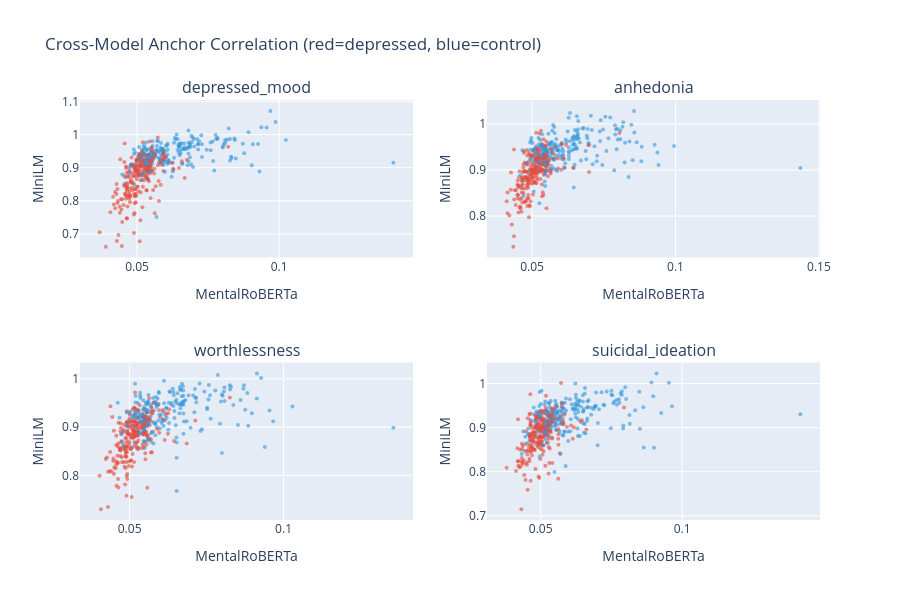

Notebook code cell kept with this figure:
### Code cell
# Scatter plots for top 4 anchors
top_anchors = corr_df.nlargest(4, 'pearson_r')['anchor'].tolist()
fig = make_subplots(rows=2, cols=2, subplot_titles=top_anchors)

for idx, anchor in enumerate(top_anchors):
    k = anchor_names.index(anchor)
    row, col = idx // 2 + 1, idx % 2 + 1
    colors = [C_MENTAL if l == 1 else C_MINILM for l in user_labels]
    fig.add_trace(go.Scatter(
        x=mental_means[:, k], y=minilm_means[:, k],
        mode='markers', marker=dict(size=4, color=colors, opacity=0.6),
        name=anchor, showlegend=False,
    ), row=row, col=col)
    fig.update_xaxes(title_text='MentalRoBERTa', row=row, col=col)
    fig.update_yaxes(title_text='MiniLM', row=row, col=col)

fig.update_layout(height=600, title='Cross-Model Anchor Correlation (red=depressed, blue=control)')
fig.show()

### Figure 1 — Plotly figure (JSON) as saved in the notebook; plotly's stock layout.template omitted (floating-point values rounded to 4 significant figures; data arrays with more than 128 entries replaced by an {"elided": "..."} marker saying what was removed)
{"data": [{"marker": {"color": {"elided": "466 str values"}, "opacity": 0.6, "size": 4}, "mode": "markers", "name": "depressed_mood", "showlegend": false, "type": "scatter", "x": {"elided": "466 float values"}, "xaxis": "x", "y": {"elided": "466 float values"}, "yaxis": "y"}, {"marker": {"color": {"elided": "466 str values"}, "opacity": 0.6, "size": 4}, "mode": "markers", "name": "anhedonia", "showlegend": false, "type": "scatter", "x": {"elided": "466 float values"}, "xaxis": "x2", "y": {"elided": "466 float values"}, "yaxis": "y2"}, {"marker": {"color": {"elided": "466 str values"}, "opacity": 0.6, "size": 4}, "mode": "markers", "name": "worthlessness", "showlegend": false, "type": "scatter", "x": {"elided": "466 float values"}, "xaxis": "x3", "y": {"elided": "466 float values"}, "yaxis": "y3"}, {"marker": {"color": {"elided": "466 str values"}, "opacity": 0.6, "size": 4}, "mode": "markers", "name": "suicidal_ideation", "showlegend": false, "type": "scatter", "x": {"elided": "466 float values"}, "xaxis": "x4", "y": {"elided": "466 float values"}, "yaxis": "y4"}], "layout": {"annotations": [{"font": {"size": 16}, "showarrow": false, "text": "depressed_mood", "x": 0.225, "xanchor": "center", "xref": "paper", "y": 1.0, "yanchor": "bottom", "yref": "paper"}, {"font": {"size": 16}, "showarrow": false, "text": "anhedonia", "x": 0.775, "xanchor": "center", "xref": "paper", "y": 1.0, "yanchor": "bottom", "yref": "paper"}, {"font": {"size": 16}, "showarrow": false, "text": "worthlessness", "x": 0.225, "xanchor": "center", "xref": "paper", "y": 0.375, "yanchor": "bottom", "yref": "paper"}, {"font": {"size": 16}, "showarrow": false, "text": "suicidal_ideation", "x": 0.775, "xanchor": "center", "xref": "paper", "y": 0.375, "yanchor": "bottom", "yref": "paper"}], "height": 600, "title": {"text": "Cross-Model Anchor Correlation (red=depressed, blue=control)"}, "xaxis": {"anchor": "y", "domain": [0.0, 0.45], "title": {"text": "MentalRoBERTa"}}, "xaxis2": {"anchor": "y2", "domain": [0.55, 1.0], "title": {"text": "MentalRoBERTa"}}, "xaxis3": {"anchor": "y3", "domain": [0.0, 0.45], "title": {"text": "MentalRoBERTa"}}, "xaxis4": {"anchor": "y4", "domain": [0.55, 1.0], "title": {"text": "MentalRoBERTa"}}, "yaxis": {"anchor": "x", "domain": [0.625, 1.0], "title": {"text": "MiniLM"}}, "yaxis2": {"anchor": "x2", "domain": [0.625, 1.0], "title": {"text": "MiniLM"}}, "yaxis3": {"anchor": "x3", "domain": [0.0, 0.375], "title": {"text": "MiniLM"}}, "yaxis4": {"anchor": "x4", "domain": [0.0, 0.375], "title": {"text": "MiniLM"}}}}
